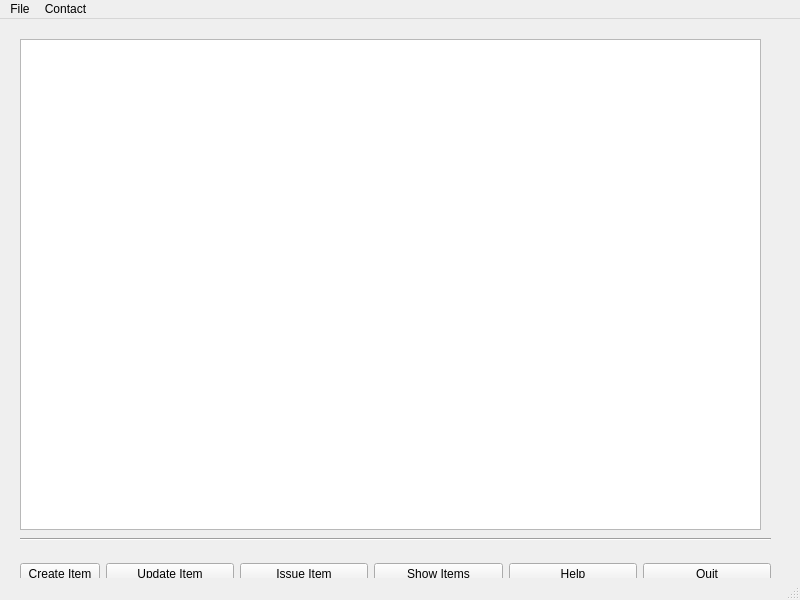
<?xml version="1.0" encoding="UTF-8"?>
<ui version="4.0">
 <class>MainWindow</class>
 <widget class="QMainWindow" name="MainWindow">
  <property name="enabled">
   <bool>true</bool>
  </property>
  <property name="geometry">
   <rect>
    <x>0</x>
    <y>0</y>
    <width>800</width>
    <height>600</height>
   </rect>
  </property>
  <property name="sizePolicy">
   <sizepolicy hsizetype="Fixed" vsizetype="Fixed">
    <horstretch>0</horstretch>
    <verstretch>0</verstretch>
   </sizepolicy>
  </property>
  <property name="minimumSize">
   <size>
    <width>800</width>
    <height>600</height>
   </size>
  </property>
  <property name="maximumSize">
   <size>
    <width>800</width>
    <height>600</height>
   </size>
  </property>
  <property name="mouseTracking">
   <bool>false</bool>
  </property>
  <property name="windowTitle">
   <string>NapDomp - Inventory</string>
  </property>
  <property name="autoFillBackground">
   <bool>true</bool>
  </property>
  <property name="animated">
   <bool>true</bool>
  </property>
  <widget class="QWidget" name="centralwidget">
   <property name="mouseTracking">
    <bool>true</bool>
   </property>
   <widget class="QWidget" name="horizontalLayoutWidget">
    <property name="geometry">
     <rect>
      <x>20</x>
      <y>530</y>
      <width>751</width>
      <height>51</height>
     </rect>
    </property>
    <layout class="QHBoxLayout" name="footerMenu">
     <item>
      <widget class="QPushButton" name="createItemButton">
       <property name="sizePolicy">
        <sizepolicy hsizetype="Fixed" vsizetype="Fixed">
         <horstretch>0</horstretch>
         <verstretch>0</verstretch>
        </sizepolicy>
       </property>
       <property name="mouseTracking">
        <bool>false</bool>
       </property>
       <property name="text">
        <string>Create Item</string>
       </property>
      </widget>
     </item>
     <item>
      <widget class="QPushButton" name="updateItemButton">
       <property name="text">
        <string>Update Item</string>
       </property>
      </widget>
     </item>
     <item>
      <widget class="QPushButton" name="issueItemButton">
       <property name="text">
        <string>Issue Item</string>
       </property>
      </widget>
     </item>
     <item>
      <widget class="QPushButton" name="showItemButton">
       <property name="text">
        <string>Show Items</string>
       </property>
      </widget>
     </item>
     <item>
      <widget class="QPushButton" name="helpButton">
       <property name="text">
        <string>Help</string>
       </property>
      </widget>
     </item>
     <item>
      <widget class="QPushButton" name="quitButton">
       <property name="text">
        <string>Quit</string>
       </property>
      </widget>
     </item>
    </layout>
   </widget>
   <widget class="Line" name="line">
    <property name="geometry">
     <rect>
      <x>20</x>
      <y>510</y>
      <width>751</width>
      <height>20</height>
     </rect>
    </property>
    <property name="orientation">
     <enum>Qt::Horizontal</enum>
    </property>
   </widget>
   <widget class="QTextEdit" name="textEdit">
    <property name="geometry">
     <rect>
      <x>20</x>
      <y>20</y>
      <width>741</width>
      <height>491</height>
     </rect>
    </property>
   </widget>
  </widget>
  <widget class="QMenuBar" name="menubar">
   <property name="geometry">
    <rect>
     <x>0</x>
     <y>0</y>
     <width>800</width>
     <height>22</height>
    </rect>
   </property>
   <widget class="QMenu" name="menuFile">
    <property name="title">
     <string>File</string>
    </property>
    <addaction name="actionOpen"/>
    <addaction name="actionClose"/>
   </widget>
   <widget class="QMenu" name="menuContact">
    <property name="title">
     <string>Contact</string>
    </property>
   </widget>
   <addaction name="menuFile"/>
   <addaction name="menuContact"/>
  </widget>
  <widget class="QStatusBar" name="statusbar"/>
  <action name="actionOpen">
   <property name="text">
    <string>Open</string>
   </property>
  </action>
  <action name="actionClose">
   <property name="text">
    <string>Close</string>
   </property>
  </action>
 </widget>
 <tabstops>
  <tabstop>createItemButton</tabstop>
  <tabstop>updateItemButton</tabstop>
  <tabstop>issueItemButton</tabstop>
  <tabstop>showItemButton</tabstop>
  <tabstop>helpButton</tabstop>
  <tabstop>quitButton</tabstop>
 </tabstops>
 <resources/>
 <connections>
  <connection>
   <sender>showItemButton</sender>
   <signal>clicked()</signal>
   <receiver>textEdit</receiver>
   <slot>clear()</slot>
   <hints>
    <hint type="sourcelabel">
     <x>436</x>
     <y>576</y>
    </hint>
    <hint type="destinationlabel">
     <x>395</x>
     <y>400</y>
    </hint>
   </hints>
  </connection>
 </connections>
</ui>
